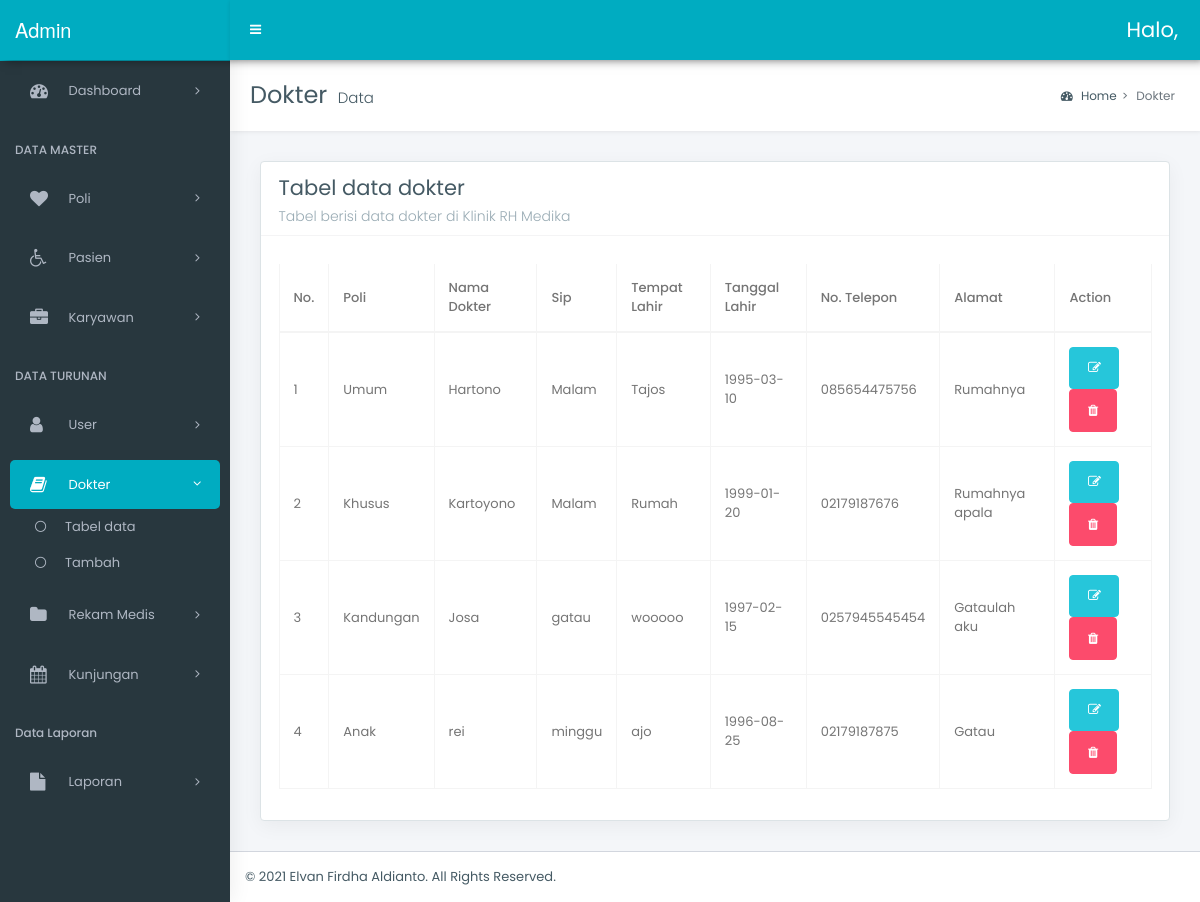
Page /admin/dokter/data.php on the committed database.
### tables this page shows
CREATE TABLE `dokter` (
  `id_dokter` int(3) NOT NULL,
  `kd_poli` int(3) NOT NULL,
  `nm_dokter` varchar(50) NOT NULL,
  `sip` varchar(30) NOT NULL,
  `tempat_lahird` varchar(30) NOT NULL,
  `tgl_lahird` date NOT NULL,
  `telp_dokter` varchar(13) NOT NULL,
  `alamatd` varchar(100) NOT NULL
);

CREATE TABLE `poli` (
  `kd_poli` int(3) NOT NULL,
  `nm_poli` varchar(30) NOT NULL
);

### admin/dokter/data.php (the view, shortened to what this page needs)
<?php require_once '../../config/connect.php'; ?>
<!DOCTYPE html>
<html lang="en">
<head>
    <link rel="stylesheet" href="../../style/bootstrap.min.css">
    <link rel="stylesheet" href="../../style/bootstrap-extend.css">
    <link rel="stylesheet" href="../../style/master_style.css">
    <link rel="stylesheet" href="../../style/_all-skins.css">
    <link rel="stylesheet" href="../../assets/datatable/datatables.min.css">
</head>
<body class="hold-transition skin-green sidebar-mini">
    <div class="wrapper">
        <?php include_once('navbar.php'); ?>
        <?php include_once('sidebar.php'); ?>
        <div class="content-wrapper">
            <section class="content-header">
                <h1>
                    Dokter
                    <small>Data</small>
                </h1>
                <ol class="breadcrumb">
                    <li class="breadcrumb-item"><a href="#"><i class="fa fa-dashboard"></i> Home</a></li>
                    <li class="breadcrumb-item active">Dokter</li>
                </ol>
            </section>
            <section class="content">
                <div class="row">
                    <div class="col-12">
                        <div class="box">
                            <div class="box-header with-border">
                                <h3 class="box-title">Tabel data dokter</h3>
                                <h6 class="box-subtitle">Tabel berisi data dokter di Klinik RH Medika</h6>
                            </div>
                            <div class="box-body">
                                <div class="table-responsive">
                                    <table id="example6" class="table table-bordered table-hover display nowrap margin-top-10 w-p100">
                                        <thead>
                                            <tr>
                                                <th>No.</th>
                                                <th>Poli</th>
                                                <th>Nama Dokter</th>
                                                <th>Sip</th>
                                                <th>Tempat Lahir</th>
                                                <th>Tanggal Lahir</th>
                                                <th>No. Telepon</th>
                                                <th>Alamat</th>
                                                <th>Action</th>
                                            </tr>
                                        </thead>
                                        <tbody>
                                            <?php
                                            $q = $connect->query("SELECT * FROM dokter JOIN poli USING(kd_poli)");
                                            $no = 1;
                                            foreach ($q as $du) :
                                            ?>
                                                <tr>
                                                    <td><?= $no ?></td>
                                                    <td><?= $du['nm_poli'] ?></td>
                                                    <td><?= $du['nm_dokter'] ?></td>
                                                    <td><?= $du['sip'] ?></td>
                                                    <td><?= $du['tempat_lahird'] ?></td>
                                                    <td><?= $du['tgl_lahird'] ?></td>
                                                    <td><?= $du['telp_dokter'] ?></td>
                                                    <td><?= $du['alamatd'] ?></td>
                                                    <td>
                                                        <div class="input-group">
                                                            <a href="edit.php?id=<?= $du['id_dokter'] ?>" class="btn btn-success fa fa-edit"></a>
                                                            <a href="hapus.php?id=<?= $du['id_dokter'] ?>" onclick="return confirm('Anda yakin akan menghapus data ini?')" class="btn btn-danger fa fa-trash"></a>
                                                        </div>
                                                    </td>
                                                </tr>
                                            <?php
                                                $no++;
                                            endforeach; ?>
                                        </tbody>
                                    </table>
                                </div>
                            </div>
                        </div>
                    </div>
                </div>
            </section>
        </div>
        <footer class="main-footer">
            &copy; 2021 <a href="">Elvan Firdha Aldianto</a>. All Rights Reserved.
        </footer>
    </div>
</body>
</html>

### admin/dokter/navbar.php (shortened to what this page needs)
<header class="main-header">
    <a href="index.html" class="logo">
        <b class="logo-mini">
            <span class="light-logo">Admin</span>
        </b>
    </a>
    <nav class="navbar navbar-static-top">
        <div>
            <a href="#" class="sidebar-toggle" data-toggle="push-menu" role="button">
            </a>
        </div>
        <div class="navbar-custom-menu">
            <ul class="nav navbar-nav">
                <li class="dropdown user user-menu">
                    <a href="#" class="dropdown-toggle" data-toggle="dropdown">Halo, <?= $_SESSION['username'] ?></a>
                </li>
                <li>&nbsp;&nbsp;</li>
            </ul>
        </div>
    </nav>
</header>

### admin/dokter/sidebar.php (shortened to what this page needs)
<aside class="main-sidebar">
    <section class="sidebar">
        <ul class="sidebar-menu" data-widget="tree">
            <li class="">
                <a href="../dashboard.php">
                    <i class="fa fa-dashboard"></i>
                    <span>Dashboard</span>
                    <span class="pull-right-container">
                        <i class="fa fa-angle-right pull-right"></i>
                    </span>
                </a>
            </li>
            <li class="header nav-small-cap">DATA MASTER</li>
            <li class="treeview">
                <a href="#">
                    <i class="fa fa-heart"></i>
                    <span>Poli</span>
                    <span class="pull-right-container">
                        <i class="fa fa-angle-right pull-right"></i>
                    </span>
                </a>
            </li>
            <li class="treeview ">
                <a href="#">
                    <i class="fa fa-wheelchair"></i>
                    <span>Pasien</span>
                    <span class="pull-right-container">
                        <i class="fa fa-angle-right pull-right"></i>
                    </span>
                </a>
            </li>
            <li class="treeview">
                <a href="#">
                    <i class="fa fa-briefcase"></i> <span>Karyawan</span>
                    <span class="pull-right-container">
                        <i class="fa fa-angle-right pull-right"></i>
                    </span>
                </a>
            </li>
            <li class="header nav-small-cap">DATA TURUNAN</li>
            <li class="treeview ">
                <a href="#">
                    <i class="fa fa-user"></i> <span>User</span>
                    <span class="pull-right-container">
                        <i class="fa fa-angle-right pull-right"></i>
                    </span>
                </a>
            </li>
            <li class="treeview active">
                <a href="#">
                    <i class="fa fa-book"></i> <span>Dokter</span>
                    <span class="pull-right-container">
                        <i class="fa fa-angle-right pull-right"></i>
                    </span>
                </a>
                <ul class="treeview-menu">
                    <li><a href="../dokter/data.php"><i class="fa fa-circle-thin"></i>Tabel data</a></li>
                    <li><a href="../dokter/tambah.php"><i class="fa fa-circle-thin"></i>Tambah</a></li>
                </ul>
            </li>
            <li class="treeview">
                <a href="#">
                    <i class="fa fa-folder"></i> <span>Rekam Medis</span>
                    <span class="pull-right-container">
                        <i class="fa fa-angle-right pull-right"></i>
                    </span>
                </a>
            </li>
            <li class="treeview ">
                <a href="#">
                    <i class="fa fa-calendar"></i> <span>Kunjungan</span>
                    <span class="pull-right-container">
                        <i class="fa fa-angle-right pull-right"></i>
                    </span>
                </a>
            </li>
            <li class="header nav-small-cap">Data Laporan</li>
            <li class="treeview">
                <a href="#">
                    <i class="fa fa-file"></i> <span>Laporan</span>
                    <span class="pull-right-container">
                        <i class="fa fa-angle-right pull-right"></i>
                    </span>
                </a>
            </li>
        </ul>
    </section>
</aside>

### style/_all-skins.css (style rules this page uses)
.skin-green .main-header .navbar { background-color: #00acc1; }
.skin-green .main-header .navbar .nav > li > a { color: #ffffff; }
.skin-green .main-header .navbar .sidebar-toggle { color: #ffffff; }
.skin-green .main-header .navbar .sidebar-toggle { color: #fff; }
.skin-green .main-header .logo { background-color: #00acc1; color: #ffffff; border-bottom: 0 solid transparent; }
.skin-green .content-header { background: #fff; }
.skin-green .content { background: #f4f6f9; }
.skin-green .wrapper, .skin-green .main-sidebar, .skin-green .left-side { background-color: #28373e; box-shadow: 1px 0px 20px rgba(0,0,0,0.08); }
.skin-green .sidebar { border-color: #00acc1; }
.skin-green .sidebar-menu > li.header { color: #afb7c3; }
.skin-green .sidebar-menu > li > a { border-left:none; }
.skin-green .sidebar-menu>li.active>a, .skin-green .sidebar-menu>li.menu-open>a { color: #ffffff; background: #00acc1; }
.skin-green .sidebar-menu > li.active > a, .skin-green .sidebar-menu > li.menu-open > a { color: #ffffff; }
.skin-green .sidebar-menu > li.active > a { border-left-color: #00acc1; }
.skin-green .sidebar-menu > li > .treeview-menu { margin: 0 0px; background: #28373e; }
.skin-green .sidebar a { color: #afb7c3; }
.skin-green .sidebar-menu .treeview-menu > li > a { color: #afb7c3; }

### rows in the picture
dokter: kd_poli.nm_poli "Umum", nm_dokter "Hartono", sip "Malam", tempat_lahird "Tajos", tgl_lahird "1995-03-10", telp_dokter "085654475756", alamatd "Rumahnya"
dokter: kd_poli.nm_poli "Khusus", nm_dokter "Kartoyono", sip "Malam", tempat_lahird "Rumah", tgl_lahird "1999-01-20", telp_dokter "02179187676", alamatd "Rumahnya apala"
dokter: kd_poli.nm_poli "Kandungan", nm_dokter "Josa", sip "gatau", tempat_lahird "wooooo", tgl_lahird "1997-02-15", telp_dokter "0257945545454", alamatd "Gataulah aku"
dokter: kd_poli.nm_poli "Anak", nm_dokter "rei", sip "minggu", tempat_lahird "ajo", tgl_lahird "1996-08-25", telp_dokter "02179187875", alamatd "Gatau"
